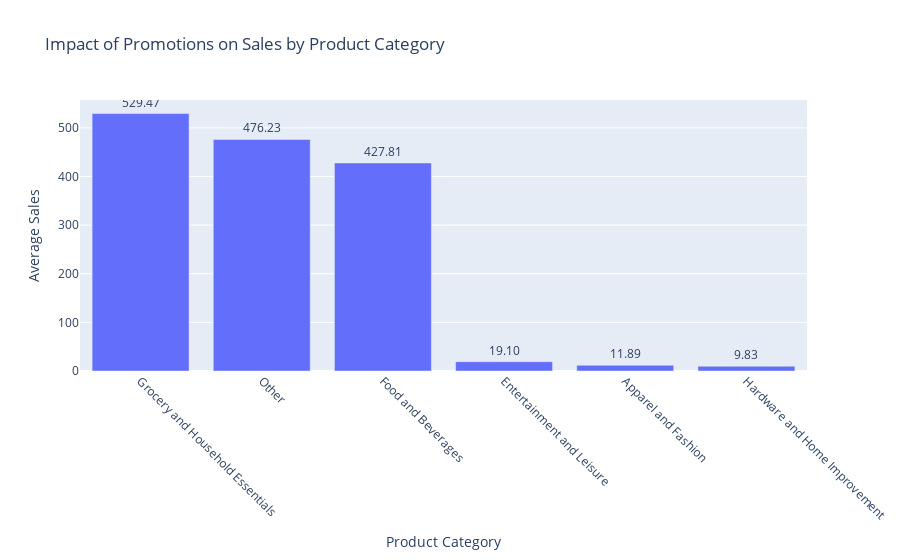

Source (notebook cell):
### Markdown cell above
* ##### same plot in plotly

### Code cell
# Group the data by 'onpromotion' (True or False) and 'Product_Category' and calculate the average sales for each group
promotion_sales = train_mod_c.groupby(['onpromotion', 'Product_Category'])['sales'].mean().reset_index()

# Filter data for products with promotions (onpromotion == True)
promotion_effect = promotion_sales[promotion_sales['onpromotion'] == True]

# Sort by average sales to find the most affected categories
promotion_effect = promotion_effect.sort_values(by='sales', ascending=False)

# Create a Plotly bar chart to visualize the impact of promotions on sales by product category
fig = px.bar(promotion_effect, x='Product_Category', y='sales',
             title='Impact of Promotions on Sales by Product Category',
             labels={'Product_Category': 'Product Category', 'sales': 'Average Sales'},
             text='sales')

fig.update_traces(texttemplate='%{text:.2f}', textposition='outside')
fig.update_xaxes(tickangle=45)
fig.update_layout(xaxis_title='Product Category', yaxis_title='Average Sales')

fig.show()

### Figure 1 — Plotly figure (JSON) as saved in the notebook; plotly's stock layout.template omitted (floating-point values rounded to 4 significant figures)
{"data": [{"alignmentgroup": "True", "hovertemplate": "Product Category=%{x}<br>Average Sales=%{text}<extra></extra>", "legendgroup": "", "marker": {"color": "#636efa", "pattern": {"shape": ""}}, "name": "", "offsetgroup": "", "orientation": "v", "showlegend": false, "text": [529.5, 476.2, 427.8, 19.1, 11.89, 9.834], "textposition": "outside", "texttemplate": "%{text:.2f}", "type": "bar", "x": ["Grocery and Household Essentials", "Other", "Food and Beverages", "Entertainment and Leisure", "Apparel and Fashion", "Hardware and Home Improvement"], "xaxis": "x", "y": [529.5, 476.2, 427.8, 19.1, 11.89, 9.834], "yaxis": "y"}], "layout": {"barmode": "relative", "legend": {"tracegroupgap": 0}, "title": {"text": "Impact of Promotions on Sales by Product Category"}, "xaxis": {"anchor": "y", "domain": [0, 1], "tickangle": 45, "title": {"text": "Product Category"}}, "yaxis": {"anchor": "x", "domain": [0, 1], "title": {"text": "Average Sales"}}}}
